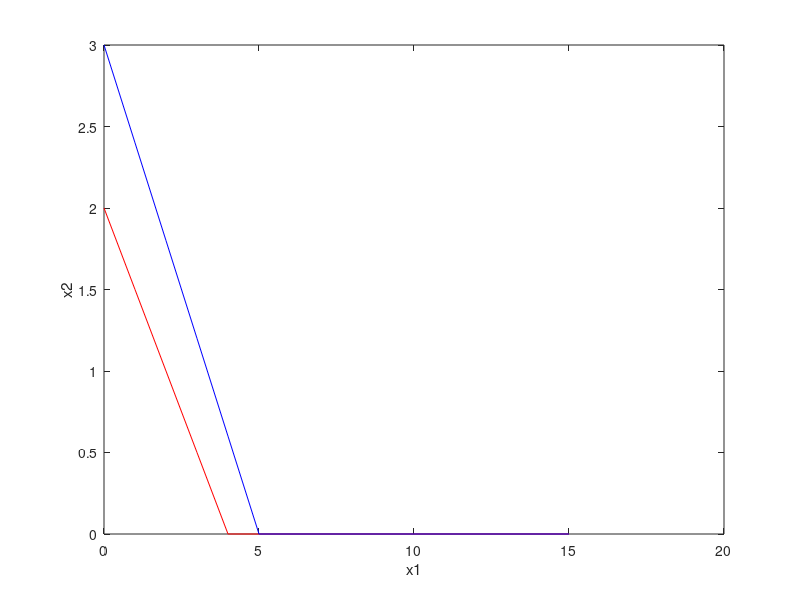

The MATLAB source for this figure:
%Q2
%   Maximize 3x1+5x2
%   x1+2x2<=4
%   3x1+5x2<=15
%   x1,x2>=0
clc;clear;
% Phase-1 (Input Params)
c=[3 5];
A=[1 2;3 5];
B=[4;15];

% Phase-2 (Plotting Graph)
x1=0:1:max(B);
x21=(B(1)-A(1,1)*x1)/A(1,2);
x22=(B(2)-A(2,1)*x1)/A(2,2);
x21=max(0,x21);
x22=max(0,x22);
plot(x1,x21,'r',x1,x22,'b');
xlabel('x1');
ylabel('x2');

% Phase-3 (Find all Corner Points)
cx1=find(x1==0,1);
c1=find(x21==0,1);
c2=find(x22==0,1);
line1=[x1(:,[c1,cx1]);x21(:,[c2,cx1])]';
line2=[x1(:,[c2,cx1]);x22(:,[c2,cx1])]';
corner_pts=unique([line1;line2],"rows");

% Phase-4 (Find Intersection Points)
pts=[];
for i=1:size(A,1)
    for j=1:size(A,1)
        A1=[A(i,:),A(j,:)];
        B1=[B(i,:),B(j,:)];
        x=A\B;
        pts=[pts x];
    end
end
pts=pts';

% Phase-5 (Find all points)
all_points=[pts ; corner_pts];
points = unique(all_points,'rows');

% Phase-6 (Discard Points that are out of constraints)
for i=1:size(points)
    cons1(i)=A(1,1)*points(i,1)+A(1,2)*points(i,2)-B(1);
    cons2(i)=A(2,1)*points(i,1)+A(2,2)*points(i,2)-B(2);
end
s1=find(cons1>0);
s2=find(cons2>0);
s=unique([s1 ;s2]);
points(s,:)=[];

% Phase-7 (Obj Values & Points)
values=points*c';
table=[points,values]

% Phase-8 (Max Value)
max(values)
